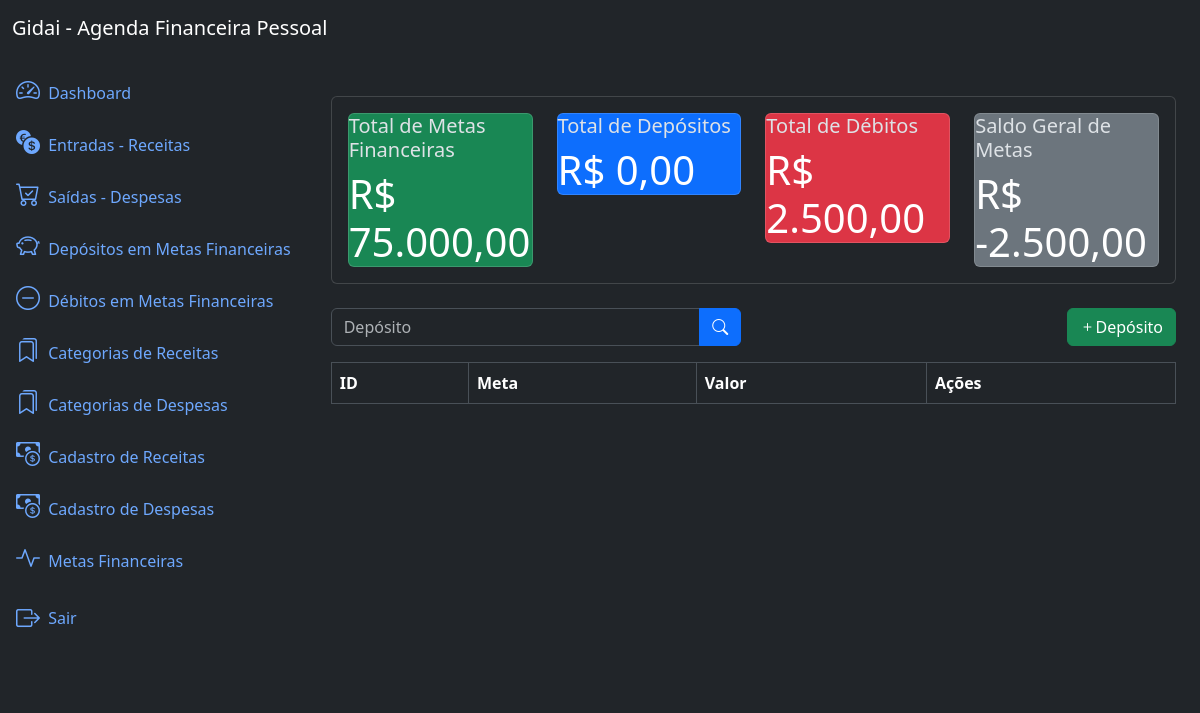
The app's page /deposits/list/ (signed in), older data.
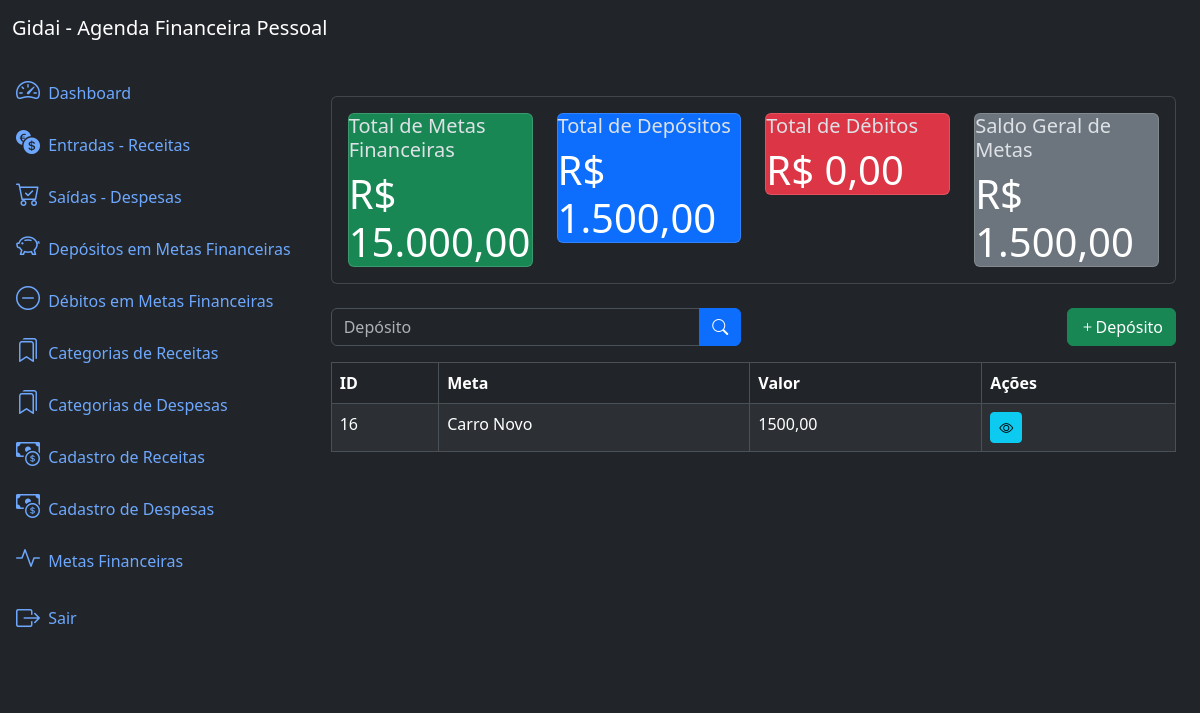
The same page, newer data.
### deposits/models.py (models this page shows, shortened)
class Deposit(models.Model):
    goal  = models.ForeignKey(Goal, on_delete=models.PROTECT, related_name='deposits')
    value = models.DecimalField(max_digits=20, decimal_places=2, default=0.00)
    created_at  = models.DateTimeField(auto_now_add=True)
    updated_at  = models.DateTimeField(auto_now=True)
    class Meta:
        ordering = ['-created_at']

### goals/models.py (models this page shows)
class Goal(models.Model):
    name = models.CharField(max_length=200)
    description = models.TextField(null=True, blank=True)
    goalvalue = models.DecimalField(max_digits=20, decimal_places=2, default=0.00)
    deposit = models.DecimalField(max_digits=20, decimal_places=2, default=0.00)
    withdrawal = models.DecimalField(max_digits=20, decimal_places=2, default=0.00)
    enddate = models.DateField()
    created_at = models.DateField(auto_now_add=True)
    updated_at = models.DateField(auto_now=True)
    class Meta:
        ordering = ['name']
    def __str__(self):
        return self.name

### deposits/views.py (the view)
# urls.py: path('deposits/list/', views.DepositListView.as_view(), name='deposit_list'), # a utilização do name aqui, serve por exemplo para ser usada no HTML no método de busca
class DepositListView(LoginRequiredMixin, ListView):
    model = models.Deposit
    template_name = 'deposit_list.html'
    context_object_name ='deposits'
    paginate_by = 10
    def get_queryset(self):
        queryset = super().get_queryset()
        goal = self.request.GET.get('goal')
        if goal:
            queryset = queryset.filter(goal__name__icontains=goal)
        return queryset
    def get_context_data(self, **kwargs):
        context = super().get_context_data(**kwargs)
        context['goal_metrics'] = metrics.get_goal_metrics()
        return context

### app/metrics.py (called while the page is built)
def get_goal_metrics():
    goals    = Goal.objects.all()
    deposits = Deposit.objects.all()
    withdrawals = Withdrawal.objects.all()
    total_goal = sum(goal.goalvalue for goal in goals)
    total_deposit = sum(deposit.value for deposit in deposits)
    total_withdrawal = sum(withdrawal.value for withdrawal in withdrawals)
    total_balance = total_deposit - total_withdrawal
    return dict(
        total_goal=number_format(total_goal, decimal_pos=2, force_grouping=True),
        total_deposit=number_format(total_deposit, decimal_pos=2, force_grouping=True),
        total_withdrawal=number_format(total_withdrawal, decimal_pos=2, force_grouping=True),
        total_balance=number_format(total_balance, decimal_pos=2, force_grouping=True),
        )

### deposits/templates/deposit_list.html (shortened to what this page needs)
{% extends 'base.html'  %}
{% block content %}
{% include 'components/_goal_metrics.html' %}
<div class="row mb-3">
    <div class="col-md-6">
        <form method="get" action="{% url 'deposit_list' %}">
            <div class="input-group">
                <input type="text" class="form-control" name="goal" placeholder="Depósito" value="{{ request.GET.goal}}">
                <button type="submit" class="btn btn-primary">
                    <i class="bi bi-search"></i>
                </button>
            </div>
        </form>
    </div>
    <div class="col-md-6">
        <a href="{% url 'deposit_create' %}" class="btn btn-success float-end">
            <i class="bi bi-plus"></i>Depósito
        </a>
    </div>
</div>
<div class="table-responsive">
    <table class="table table-striped table-bordered">
        <thead class="thead-dark">
            <tr>
                <th>ID</th>
                <th>Meta</th>
                <th>Valor</th>
                <th>Ações</th>
            </tr>
        </thead>
        <tbody>
            {% for deposit in deposits %}
                <tr>
                    <td> {{ deposit.id }} </td>
                    <td> {{ deposit.goal }} </td>
                    <td> {{ deposit.value}} </td>
                    <td>
                        <a href="{% url 'deposit_detail' deposit.id %}" class="btn btn-info btn-sm">
                            <i class="bi bi-eye"></i>
                        </a>
                    </td>
                </tr>
            {% endfor %}
        </tbody>
    </table>
</div>
{% endblock %}

Row changes from the older to the newer data that the page shows:
added Deposit: id "16", goal "Carro Novo", value "1500,00"
Text that changed along with them:
{{ goal_metrics.total_goal }}: "75.000,00" → "15.000,00"
{{ goal_metrics.total_deposit }}: "0,00" → "1.500,00"
{{ goal_metrics.total_withdrawal }}: "2.500,00" → "0,00"
{{ goal_metrics.total_balance }}: "-2.500,00" → "1.500,00"
